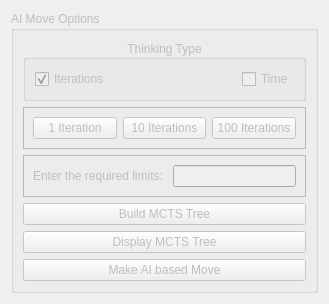
<?xml version="1.0" encoding="UTF-8"?>
<ui version="4.0">
 <class>Frame</class>
 <widget class="QFrame" name="Frame">
  <property name="geometry">
   <rect>
    <x>0</x>
    <y>0</y>
    <width>329</width>
    <height>298</height>
   </rect>
  </property>
  <property name="windowTitle">
   <string>Frame</string>
  </property>
  <layout class="QHBoxLayout" name="horizontalLayout">
   <item>
    <widget class="QGroupBox" name="AIMoveFrame">
     <property name="enabled">
      <bool>false</bool>
     </property>
     <property name="title">
      <string>AI Move Options</string>
     </property>
     <layout class="QVBoxLayout" name="verticalLayout_5">
      <item>
       <widget class="QGroupBox" name="AITypeBox">
        <property name="title">
         <string>Thinking Type</string>
        </property>
        <property name="alignment">
         <set>Qt::AlignCenter</set>
        </property>
        <layout class="QHBoxLayout" name="horizontalLayout_4">
         <item>
          <widget class="QCheckBox" name="IterationsCheckBox">
           <property name="enabled">
            <bool>false</bool>
           </property>
           <property name="sizePolicy">
            <sizepolicy hsizetype="MinimumExpanding" vsizetype="Fixed">
             <horstretch>0</horstretch>
             <verstretch>0</verstretch>
            </sizepolicy>
           </property>
           <property name="text">
            <string>Iterations</string>
           </property>
           <property name="checked">
            <bool>true</bool>
           </property>
          </widget>
         </item>
         <item>
          <widget class="QCheckBox" name="TimeCheckBox">
           <property name="text">
            <string>Time</string>
           </property>
          </widget>
         </item>
        </layout>
       </widget>
      </item>
      <item>
       <widget class="QFrame" name="LimitsFrame">
        <property name="frameShape">
         <enum>QFrame::StyledPanel</enum>
        </property>
        <property name="frameShadow">
         <enum>QFrame::Raised</enum>
        </property>
        <layout class="QHBoxLayout" name="horizontalLayout_5">
         <item>
          <widget class="QPushButton" name="L_LimitButton">
           <property name="text">
            <string>1 Iteration</string>
           </property>
          </widget>
         </item>
         <item>
          <widget class="QPushButton" name="M_LimitButton">
           <property name="text">
            <string>10 Iterations</string>
           </property>
          </widget>
         </item>
         <item>
          <widget class="QPushButton" name="H_LimitButton">
           <property name="text">
            <string>100 Iterations</string>
           </property>
          </widget>
         </item>
        </layout>
       </widget>
      </item>
      <item>
       <widget class="QFrame" name="ManualEntryFrame">
        <property name="frameShape">
         <enum>QFrame::StyledPanel</enum>
        </property>
        <property name="frameShadow">
         <enum>QFrame::Raised</enum>
        </property>
        <layout class="QHBoxLayout" name="horizontalLayout_6">
         <item>
          <widget class="QLabel" name="LimitsLabel">
           <property name="sizePolicy">
            <sizepolicy hsizetype="Minimum" vsizetype="Preferred">
             <horstretch>0</horstretch>
             <verstretch>0</verstretch>
            </sizepolicy>
           </property>
           <property name="text">
            <string>Enter the required limits: </string>
           </property>
          </widget>
         </item>
         <item>
          <widget class="QLineEdit" name="AILimitsEdit">
           <property name="sizePolicy">
            <sizepolicy hsizetype="MinimumExpanding" vsizetype="Fixed">
             <horstretch>0</horstretch>
             <verstretch>0</verstretch>
            </sizepolicy>
           </property>
           <property name="text">
            <string/>
           </property>
          </widget>
         </item>
        </layout>
       </widget>
      </item>
      <item>
       <widget class="QPushButton" name="AIBuildTreeButton">
        <property name="text">
         <string>Build MCTS Tree</string>
        </property>
       </widget>
      </item>
      <item>
       <widget class="QPushButton" name="AIDisplayTreeButton">
        <property name="text">
         <string>Display MCTS Tree</string>
        </property>
       </widget>
      </item>
      <item>
       <widget class="QPushButton" name="AIMoveButton">
        <property name="text">
         <string>Make AI based Move</string>
        </property>
       </widget>
      </item>
     </layout>
    </widget>
   </item>
  </layout>
 </widget>
 <resources/>
 <connections/>
</ui>
